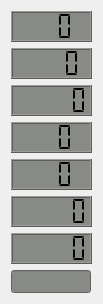
   <widget class="QWidget" name="layoutWidget">
    <property name="geometry">
     <rect>
      <x>858</x>
      <y>217</y>
      <width>83</width>
      <height>287</height>
     </rect>
    </property>
    <layout class="QGridLayout" name="gridLayout_2">
     <item row="0" column="0">
      <widget class="QLCDNumber" name="PV_Watts_2_LCD">
       <property name="minimumSize">
        <size>
         <width>81</width>
         <height>31</height>
        </size>
       </property>
       <property name="maximumSize">
        <size>
         <width>81</width>
         <height>16777215</height>
        </size>
       </property>
       <property name="font">
        <font>
         <pointsize>10</pointsize>
         <weight>50</weight>
         <bold>false</bold>
        </font>
       </property>
       <property name="styleSheet">
        <string notr="true">QLCDNumber{
background-color: rgb(136, 138, 133);
}</string>
       </property>
       <property name="digitCount">
        <number>3</number>
       </property>
       <property name="segmentStyle">
        <enum>QLCDNumber::Flat</enum>
       </property>
       <property name="value" stdset="0">
        <double>0.000000000000000</double>
       </property>
      </widget>
     </item>
     <item row="1" column="0">
      <widget class="QLCDNumber" name="Output_Amps_2_LCD">
       <property name="minimumSize">
        <size>
         <width>81</width>
         <height>31</height>
        </size>
       </property>
       <property name="maximumSize">
        <size>
         <width>60</width>
         <height>16777215</height>
        </size>
       </property>
       <property name="font">
        <font>
         <pointsize>10</pointsize>
         <weight>50</weight>
         <bold>false</bold>
        </font>
       </property>
       <property name="styleSheet">
        <string notr="true">QLCDNumber{
background-color: rgb(136, 138, 133);
}</string>
       </property>
       <property name="digitCount">
        <number>4</number>
       </property>
       <property name="segmentStyle">
        <enum>QLCDNumber::Flat</enum>
       </property>
       <property name="value" stdset="0">
        <double>0.000000000000000</double>
       </property>
      </widget>
     </item>
     <item row="2" column="0">
      <widget class="QLCDNumber" name="PV_Volts_2_LCD">
       <property name="minimumSize">
        <size>
         <width>81</width>
         <height>31</height>
        </size>
       </property>
       <property name="maximumSize">
        <size>
         <width>81</width>
         <height>16777215</height>
        </size>
       </property>
       <property name="font">
        <font>
         <pointsize>10</pointsize>
         <weight>50</weight>
         <bold>false</bold>
        </font>
       </property>
       <property name="styleSheet">
        <string notr="true">QLCDNumber{
background-color: rgb(136, 138, 133);
}</string>
       </property>
       <property name="digitCount">
        <number>5</number>
       </property>
       <property name="segmentStyle">
        <enum>QLCDNumber::Flat</enum>
       </property>
       <property name="value" stdset="0">
        <double>0.000000000000000</double>
       </property>
      </widget>
     </item>
     <item row="3" column="0">
      <widget class="QLCDNumber" name="Max_PV_Watts_Today_2_LCD">
       <property name="minimumSize">
        <size>
         <width>81</width>
         <height>31</height>
        </size>
       </property>
       <property name="maximumSize">
        <size>
         <width>81</width>
         <height>16777215</height>
        </size>
       </property>
       <property name="font">
        <font>
         <pointsize>11</pointsize>
         <weight>50</weight>
         <bold>false</bold>
        </font>
       </property>
       <property name="styleSheet">
        <string notr="true">QLCDNumber{
background-color: rgb(136, 138, 133);
}</string>
       </property>
       <property name="digitCount">
        <number>3</number>
       </property>
       <property name="segmentStyle">
        <enum>QLCDNumber::Flat</enum>
       </property>
       <property name="value" stdset="0">
        <double>0.000000000000000</double>
       </property>
      </widget>
     </item>
     <item row="4" column="0">
      <widget class="QLCDNumber" name="Max_PV_Watts_Yesterday_2_LCD">
       <property name="minimumSize">
        <size>
         <width>81</width>
         <height>31</height>
        </size>
       </property>
       <property name="maximumSize">
        <size>
         <width>81</width>
         <height>16777215</height>
        </size>
       </property>
       <property name="font">
        <font>
         <pointsize>11</pointsize>
         <weight>50</weight>
         <bold>false</bold>
        </font>
       </property>
       <property name="styleSheet">
        <string notr="true">QLCDNumber{
background-color: rgb(136, 138, 133);
}</string>
       </property>
       <property name="digitCount">
        <number>3</number>
       </property>
       <property name="segmentStyle">
        <enum>QLCDNumber::Flat</enum>
       </property>
       <property name="value" stdset="0">
        <double>0.000000000000000</double>
       </property>
      </widget>
     </item>
     <item row="5" column="0">
      <widget class="QLCDNumber" name="Yield_Today_2_LCD">
       <property name="minimumSize">
        <size>
         <width>81</width>
         <height>31</height>
        </size>
       </property>
       <property name="maximumSize">
        <size>
         <width>81</width>
         <height>16777215</height>
        </size>
       </property>
       <property name="font">
        <font>
         <pointsize>11</pointsize>
         <weight>50</weight>
         <bold>false</bold>
        </font>
       </property>
       <property name="styleSheet">
        <string notr="true">QLCDNumber{
background-color: rgb(136, 138, 133);
}</string>
       </property>
       <property name="digitCount">
        <number>5</number>
       </property>
       <property name="segmentStyle">
        <enum>QLCDNumber::Flat</enum>
       </property>
       <property name="value" stdset="0">
        <double>0.000000000000000</double>
       </property>
      </widget>
     </item>
     <item row="6" column="0">
      <widget class="QLCDNumber" name="Yield_Yesterday_2_LCD">
       <property name="minimumSize">
        <size>
         <width>81</width>
         <height>31</height>
        </size>
       </property>
       <property name="maximumSize">
        <size>
         <width>81</width>
         <height>16777215</height>
        </size>
       </property>
       <property name="font">
        <font>
         <pointsize>11</pointsize>
         <weight>50</weight>
         <bold>false</bold>
        </font>
       </property>
       <property name="styleSheet">
        <string notr="true">QLCDNumber{
background-color: rgb(136, 138, 133);
}</string>
       </property>
       <property name="digitCount">
        <number>5</number>
       </property>
       <property name="segmentStyle">
        <enum>QLCDNumber::Flat</enum>
       </property>
       <property name="value" stdset="0">
        <double>0.000000000000000</double>
       </property>
      </widget>
     </item>
     <item row="7" column="0">
      <widget class="QLineEdit" name="Solar_Charger_State2_lineEdit">
       <property name="maximumSize">
        <size>
         <width>80</width>
         <height>16777215</height>
        </size>
       </property>
       <property name="font">
        <font>
         <pointsize>10</pointsize>
         <weight>50</weight>
         <bold>false</bold>
        </font>
       </property>
       <property name="autoFillBackground">
        <bool>false</bool>
       </property>
       <property name="styleSheet">
        <string notr="true">background-color: rgb(136, 138, 133);</string>
       </property>
       <property name="alignment">
        <set>Qt::AlignCenter</set>
       </property>
      </widget>
     </item>
    </layout>
   </widget>
